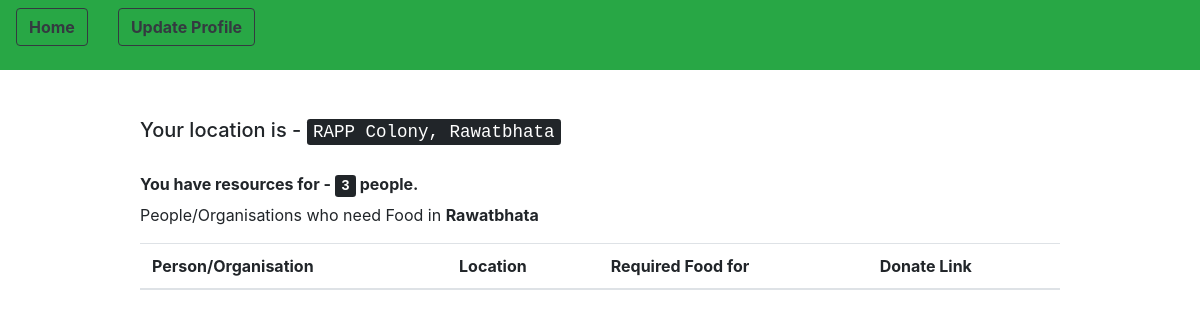
/users/showRecievers/ (signed in), run on an earlier commit of the app's database.
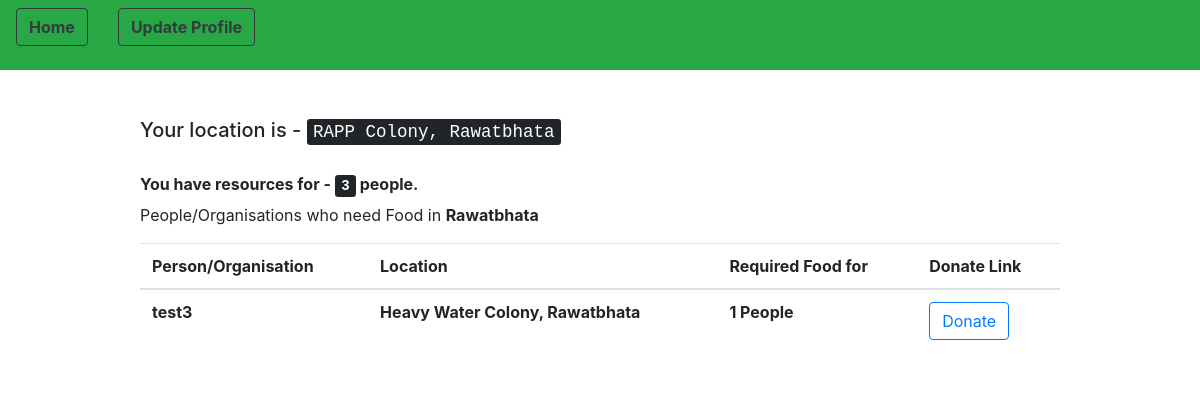
And on a later commit of the database.
### customUser/models.py (models this page shows, shortened)
class CustomUser(AbstractUser):
    pin_code = models.IntegerField(null = True)
    contact_no = models.IntegerField(null = True)
    resources = models.IntegerField(null = True) # no. of persons avability/requirement
    locality = models.CharField(max_length = 100)
    city = models.CharField(max_length = 50)
    """CHOICES=[('0','Donor'),
                   ('1','Reciever')]"""
    state = models.CharField(max_length = 50, default = " ")
    donor = models.BooleanField(default = 'False') # 0 - Donor 1 - Reciever
    email = models.EmailField(unique=True)
    organisation = models.BooleanField(default = 'False')

### customUser/views.py (the view)
# urls.py: path('showRecievers/', views.show_nearby_recievers, name = 'showNearbyRecievers'),
@login_required(login_url = "/users/login")
def show_nearby_recievers(request):
	you = request.user
	you_address = you.locality + ',' + you.city
	donors = CustomUser.objects.filter(city = you.city)
	return render(request, 'show_recievers.html', {'you' : you, 'donors' : donors})

### templates/show_recievers.html (shortened to what this page needs)
{% extends 'base.html' %}
{% block navigation %}
	<div class = "row">
		<div class = "col">
	<form method = "post" action = "{% url 'homePage' %}">
		<button type = "submit" class = "btn btn-outline-dark navbar-btn"> <strong>Home </strong></button>
	</form>
</div>
<div class = "col">
			<form method = "get" action = "{% url 'edit_profile' %}">
				<button type = "submit" class = "btn btn-outline-dark navbar-btn"> <strong> Update Profile </strong></button>
			</form>
		</div>
	</div>
{% endblock %}
{% block content %}
	<h5> Your location is - <kbd> {{ you.locality }}, {{ you.city }} </kbd> </h5> <br>
	<h6> <strong> You have resources for - <kbd> {{ you.resources }}</kbd> people.</strong></h6>
	<p> People/Organisations who need Food in <strong> {{ you.city }} </strong> </p>
	<table class = "table">
			<thead>
				<tr>
					<th scope="col"> Person/Organisation </th>
					<th scope="col"> Location </th>
					<th scope="col"> Required Food for </th>
					<th scope ="col"> Donate Link </th>
				</tr>
			</thead>
			<tbody>
	{% for i in donors %}
		{% if i.username != 'admin' and i.donor == False and i.resources > 0 %}
				<tr>
				<th scope="row"> {{ i.username }}  </th>
				<th scope="row"> {{ i.locality }}, {{ i.city }} </th>
				<th scope="row"> {{ i.resources }} People </th>
				<th scope="row">
					<form method = "get" action = "{% url 'donation_done' i.email %}"> {% csrf_token %}
						<button class = "btn btn-outline-primary"> Donate </button>
					</form>
				</th>
			</tr>
		{% endif %}
	{% endfor %}
	</tbody>
			</table>
	<br> <br>
{% endblock %}

What changed in the data, as far as the page shows it:
added CustomUser: username "test3", locality "Heavy Water Colony", city "Rawatbhata", resources "1"
